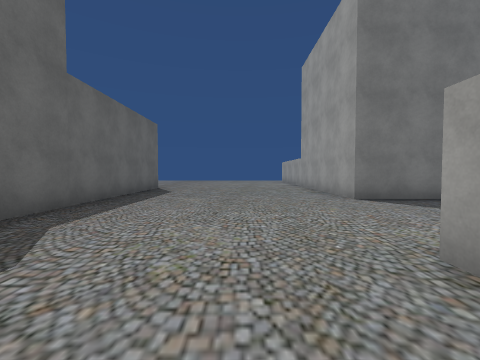
view 1 (above)

24 first-person views from a walk through a Unity game level. The camera is 1.3 m above the floor, tilts 2° down and sees 90° across. The floor is counted in squares, 2 m on a side. Each view is taken from the middle of a square. On the plan, view 1 faces up. The plan holds only what a view shows up to about 9 squares ahead; the rest is blank. The place goes on beyond the plan. Some surface patterns are stand-ins.

view 2
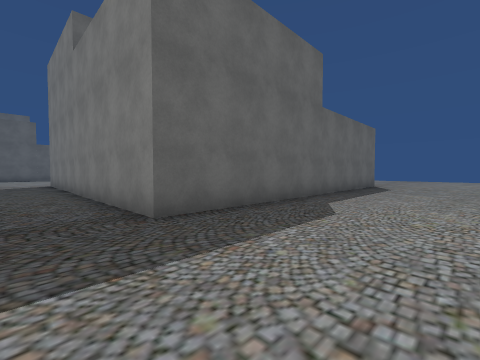

view 3
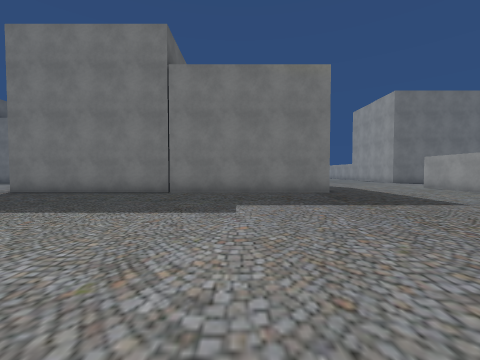

view 4
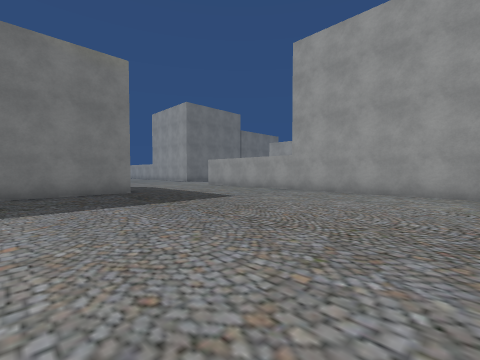

view 5
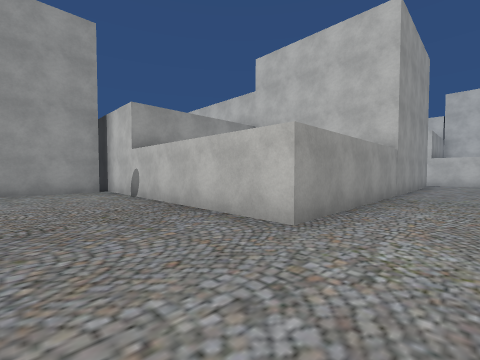

view 6
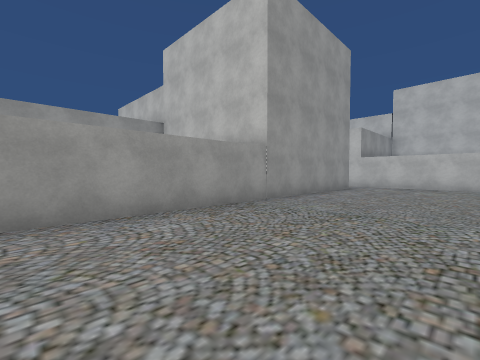

view 7
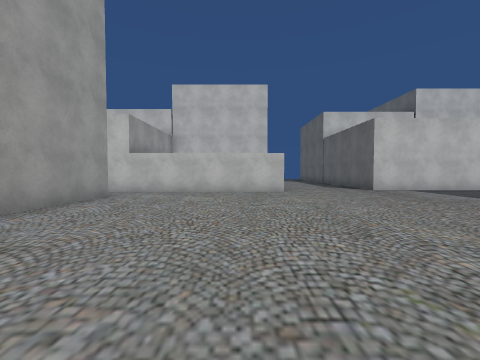

view 8
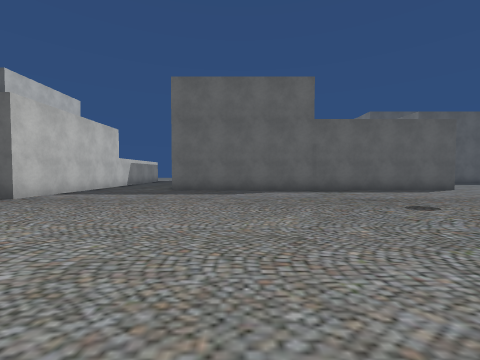

view 9
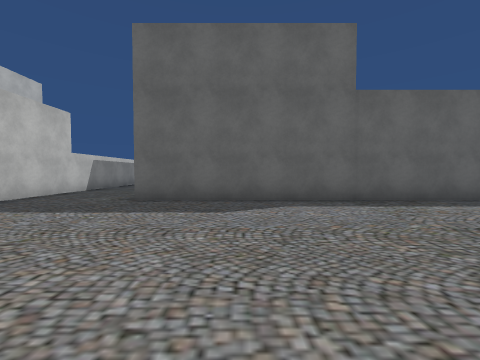

view 10
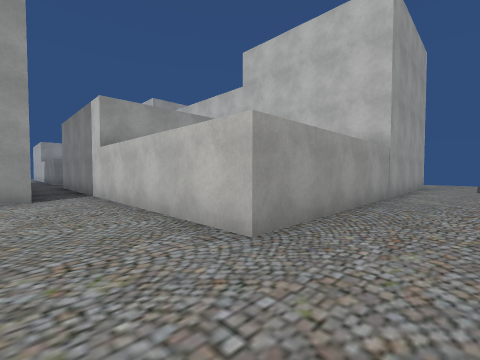

view 11
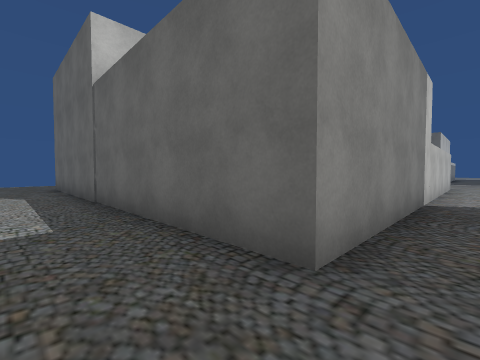

view 12
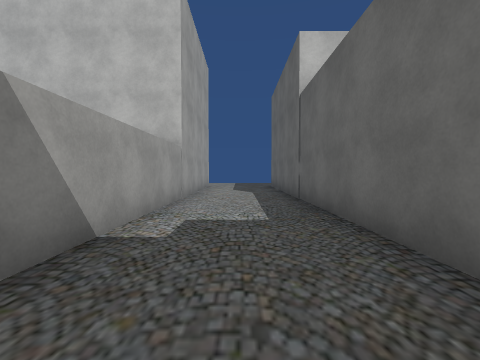

view 13
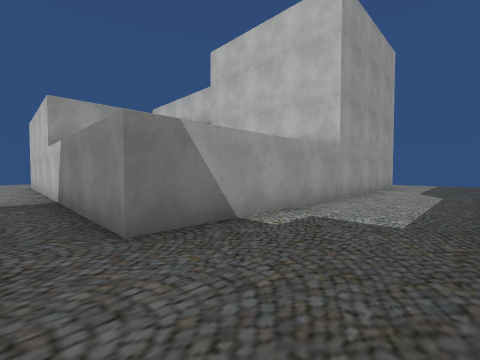

view 14
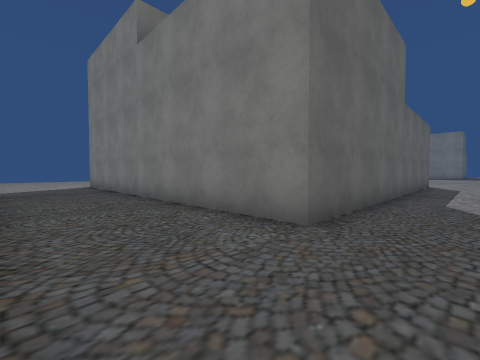

view 15
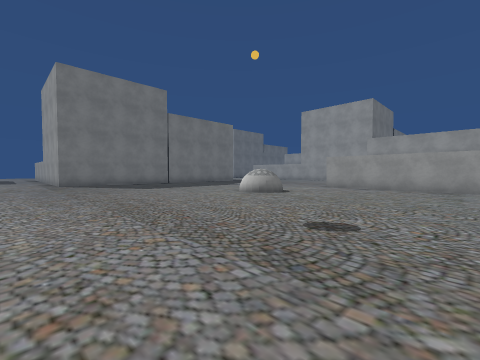

view 16
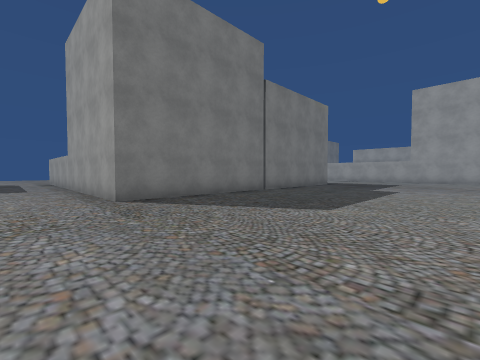

view 17
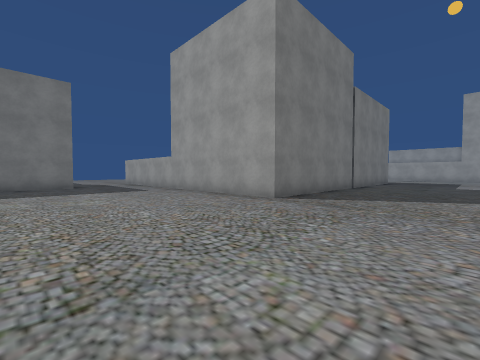

view 18
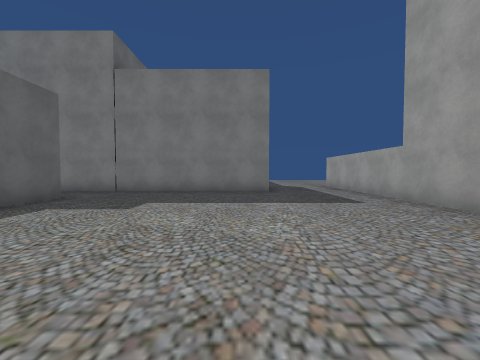

view 19
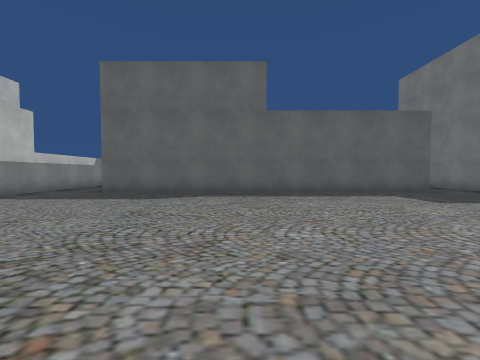

view 20
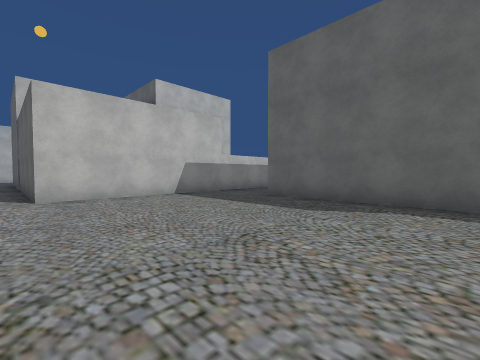

view 21
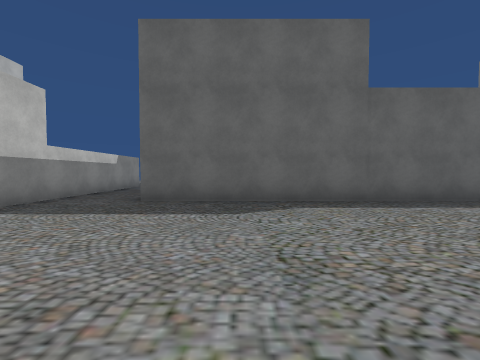

view 22
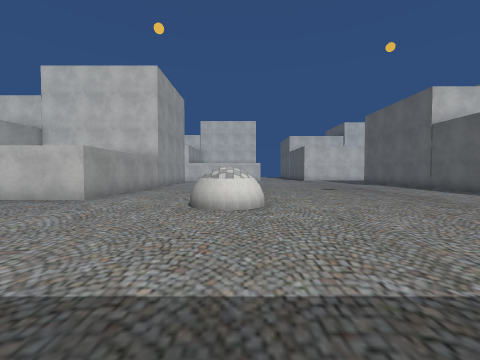

view 23
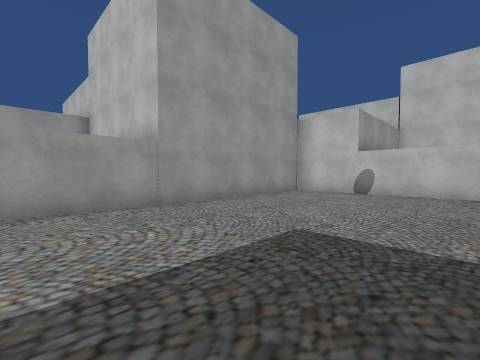

view 24
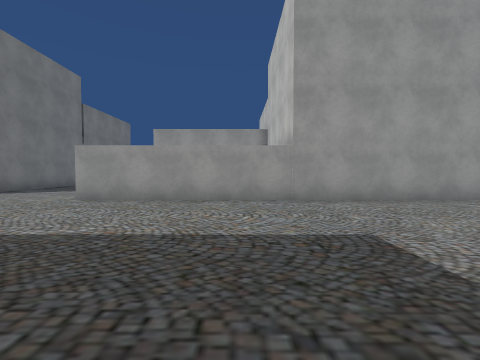

### Floor plan
Points are (right, up) in squares from view 1. A wall is a line through its corners. A room is listed if a view was taken in it or the views show most of it. See-through windows are left out.
Room 1 (views 1, 2, 3, 4, 5, 6, 7, 8, 9, 10, 14, 15, 16, 17, 18, 19, 20, 21, 22, 23, 24)
walls: (-23.5, -7.4) (-16.5, -7.4) (-16.5, -17.4) (-23.5, -17.4); (1.5, -8.2) (1.5, 1.9); (-5.4, -18.5) (-5.4, -8.5) (2.6, -8.5); (-16, 6.8) (-23, 6.8); (-21.3, 4.9) (-21.3, -5.2); (-20, -20.3) (-13.6, -20.3) (-13.6, -21); (-3.2, 7.5) (-3.2, -0.5) (-13.2, -0.5) (-13.2, 7.5); (-10.4, -25.5) (-10.4, -19.7) (-5.4, -19.7); (2.7, 6.5) (2.7, 7.5)
ways out: opening at (-5, -19) to room 2; opening at (2, 4)
Room 2 (views 11, 12, 13)
walls: (2.4, -25.5) (2.4, -19.7) (4.4, -19.7); (-5.4, -19.7) (-0.4, -19.7) (-0.4, -25.5)
ways out: opening at (-5, -19) to room 1; opening at (3.5, -19)

Where each view was taken, in squares from view 1:
view 1: 0 up, 0 right, facing up
view 2: 2 down, 0 right, facing up-left
view 3: 8 down, 6 left, facing up
view 4: 8 down, 6 left, facing up-right
view 5: 6 down, 7 left, facing down-right
view 6: 9 down, 9 left, facing down-right
view 7: 12 down, 9 left, facing down
view 8: 15 down, 8 left, facing left
view 9: 15 down, 11 left, facing left
view 10: 18 down, 12 left, facing down-right
view 11: 19 down, 1 right, facing down-left
view 12: 19 down, 1 right, facing down
view 13: 19 down, 0 right, facing down-right
view 14: 20 down, 15 left, facing up-left
view 15: 13 down, 15 left, facing up-right
view 16: 6 down, 15 left, facing up-right
view 17: 4 down, 18 left, facing up-right
view 18: 1 down, 17 left, facing up
view 19: 1 down, 14 left, facing left
view 20: 1 down, 16 left, facing down-left
view 21: 3 down, 16 left, facing left
view 22: 3 down, 9 left, facing down
view 23: 1 down, 3 left, facing down-right
view 24: 2 down, 4 left, facing right
